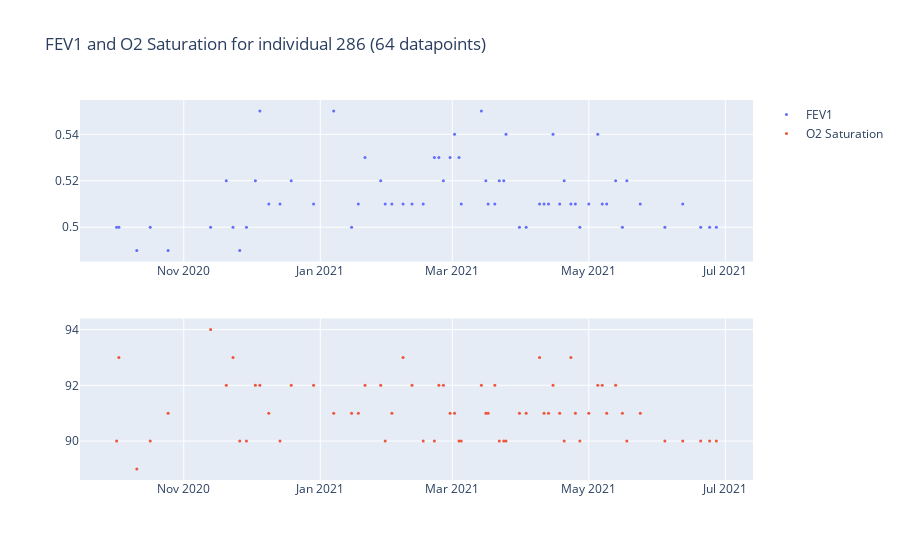

The notebook cell this image was saved under:
### Markdown cell above
#### Specific individuals

### Code cell
# ID 286
plot_fev1_o2(df, ["286"], lf_col = "FEV1", o2_col="O2 Saturation")
